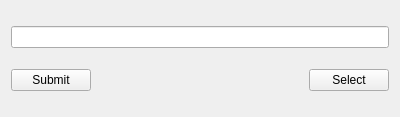
<?xml version="1.0" encoding="UTF-8"?>
<ui version="4.0">
 <class>License</class>
 <widget class="QWidget" name="License">
  <property name="geometry">
   <rect>
    <x>0</x>
    <y>0</y>
    <width>400</width>
    <height>117</height>
   </rect>
  </property>
  <property name="windowTitle">
   <string>Form</string>
  </property>
  <layout class="QGridLayout" name="gridLayout">
   <item row="0" column="0">
    <widget class="QLineEdit" name="lineEdit"/>
   </item>
   <item row="1" column="0">
    <layout class="QHBoxLayout" name="horizontalLayout">
     <item>
      <widget class="QPushButton" name="pushButton">
       <property name="text">
        <string>Submit</string>
       </property>
      </widget>
     </item>
     <item>
      <spacer name="horizontalSpacer">
       <property name="orientation">
        <enum>Qt::Horizontal</enum>
       </property>
       <property name="sizeHint" stdset="0">
        <size>
         <width>40</width>
         <height>20</height>
        </size>
       </property>
      </spacer>
     </item>
     <item>
      <widget class="QPushButton" name="pushButton_2">
       <property name="text">
        <string>Select</string>
       </property>
      </widget>
     </item>
    </layout>
   </item>
  </layout>
 </widget>
 <resources/>
 <connections/>
</ui>
